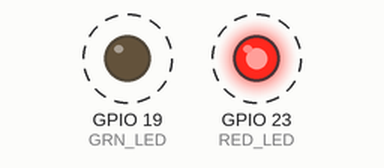
Simulated run of this sketch. Board: ESP32. On the bench: output pins drawn as LEDs (lit = HIGH). Dashed ring = blinking.

Above: at 0.1 s.
Timing chart, 0 to 3.0 s (numbered marks = the images above):
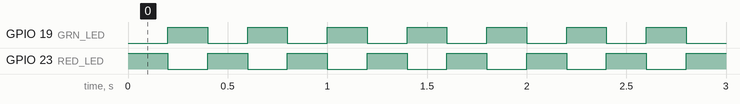

Measured:
- by itself, GPIO 19 (GRN_LED), GPIO 23 (RED_LED): alternates HIGH for 0.20 s and LOW for 0.20 s

The sketch:

IoTPSP_LEDs_ESP32.ino
```cpp
// program to test LEDs on the IoT Proto Shield Plus
// www.gtronicsShop.com


// select ESP32 mini board: tools->Board->"WEMOS D1 MINI ESP32"
// select port number

#define RED_LED 23 //define GPIO number for red led
#define GRN_LED 19	//define GPIO number for green led

void setup() {
  // put your setup code here, to run once:
 pinMode(RED_LED,OUTPUT);
 pinMode(GRN_LED,OUTPUT);
}

void loop() {
  // put your main code here, to run repeatedly:
  digitalWrite(RED_LED,HIGH);
  digitalWrite(GRN_LED,LOW);
  delay(200);
  digitalWrite(RED_LED,LOW);
  digitalWrite(GRN_LED,HIGH);
  delay(200);
}
```
